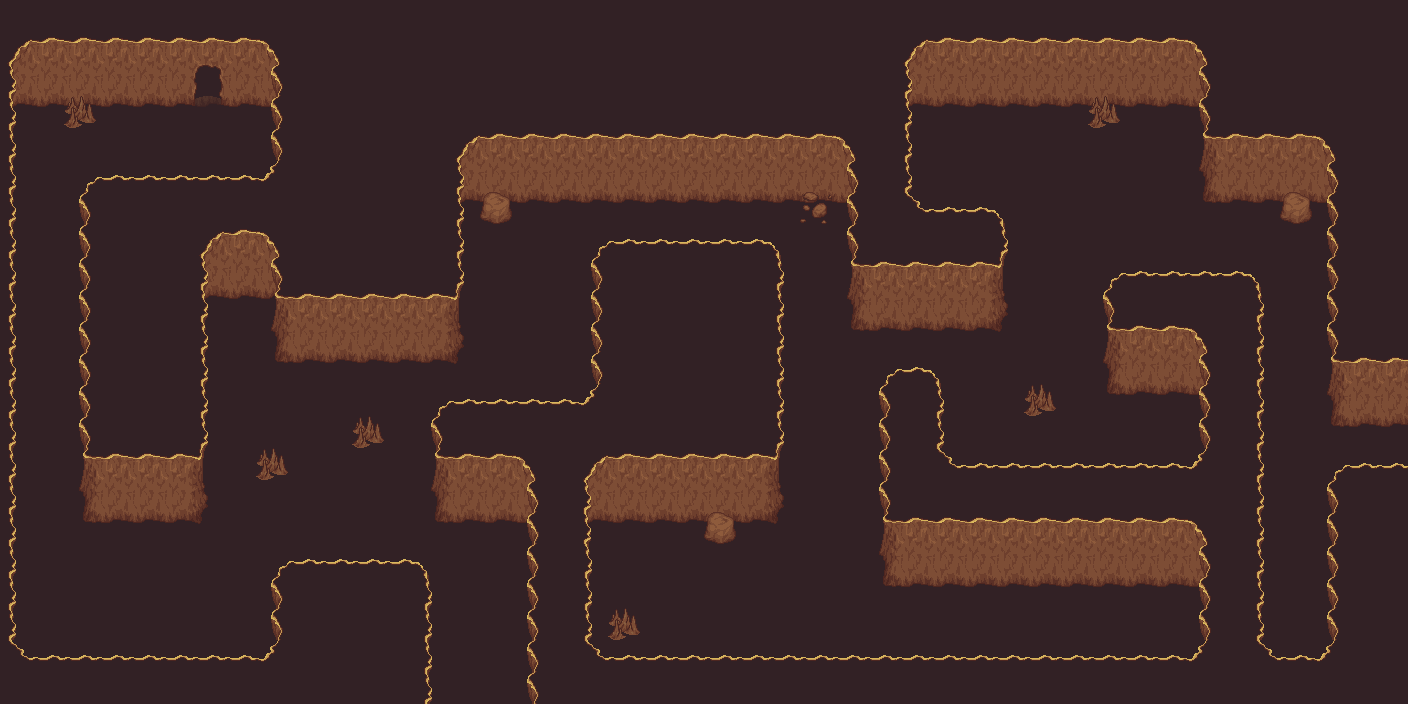

The image is a tile-based game level rendered from a .tmx file. Its description and source (layers, tilesets, objects; grid data summarised) follow:
An orthogonal 44x22 tile map with 32x32 px tiles, 4 tile layers (dark_floor, walls, walls overlay, overlay), 3 tilesets and 9 objects (3x exit, player).

<map version="1.0" orientation="orthogonal" width="44" height="22" tilewidth="32" tileheight="32">
 <properties>
  <property name="background_color" value="black" />
 </properties>
 <tileset firstgid="1" name="mountains" tilewidth="32" tileheight="32">
  <image source="../img/mountains.png" width="384" height="288" />
 </tileset>
 <tileset firstgid="109" name="hole" tilewidth="32" tileheight="32">
  <image source="../img/hole.png" width="96" height="192" />
 </tileset>
 <tileset firstgid="127" name="holek" tilewidth="32" tileheight="32">
  <image source="../img/holek.png" width="96" height="192" />
 </tileset>
 <layer name="dark_floor" width="44" height="22">
  <data>[968 cells, 968 non-empty, 1 distinct tile ids]</data>
 </layer>
 <layer name="walls" width="44" height="22">
  <data>[968 cells, 444 non-empty, 19 distinct tile ids]</data>
 </layer>
 <layer name="walls overlay" width="44" height="22">
  <data>[968 cells, 85 non-empty, 11 distinct tile ids]</data>
 </layer>
 <objectgroup name="objects" width="44" height="22">
  <object name="player" x="466" y="629" width="32" height="32">
   <properties>
    <property name="compose" value="[{&quot;name&quot;:&quot;shadow&quot;,&quot;class&quot;:&quot;game.Shadow&quot;,&quot;image&quot;:&quot;char_shadow&quot;,&quot;spritewidth&quot;:18,&quot;spriteheight&quot;:9},{&quot;name&quot;:&quot;player&quot;},{&quot;name&quot;:&quot;eyes&quot;,&quot;class&quot;:&quot;game.BlinkingEyes&quot;,&quot;image&quot;:&quot;player_eyes&quot;,&quot;spritewidth&quot;:17,&quot;spriteheight&quot;:6,&quot;offsetx&quot;:6,&quot;offsety&quot;:18}]" />
    <property name="image" value="player" />
    <property name="spriteheight" value="36" />
    <property name="spritewidth" value="31" />
   </properties>
  </object>
  <object name="exit" x="435" y="676" width="92" height="24">
   <properties>
    <property name="dir" value="down" />
    <property name="fade" value="black" />
    <property name="location" value="64,108" />
    <property name="to" value="cave_entrance" />
   </properties>
  </object>
  <object name="exit" x="1379" y="431" width="26" height="72">
   <properties>
    <property name="dir" value="right" />
    <property name="fade" value="black" />
    <property name="to" value="winterfell" />
   </properties>
  </object>
  <object name="exit" x="198" y="78" width="22" height="24">
   <properties>
    <property name="dir" value="up" />
    <property name="fade" value="black" />
    <property name="to" value="cave_tiny" />
   </properties>
  </object>
 </objectgroup>
 <layer name="overlay" width="44" height="22">
  <data>[968 cells, 269 non-empty, 9 distinct tile ids]</data>
 </layer>
 <objectgroup name="collision" width="44" height="22">
  <object x="435" y="671">
   <polyline points="-3,25 -4,-65 -162,-64 -161,28 -417,28 -419,-564 -373,-564 -371,-541 -337,-542 -337,-565 -241,-565 -241,-606 -212,-607 -210,-564 -161,-566 -161,-455 -357,-451 -353,-147 -227,-149 -225,-371 -162,-372 -161,-311 24,-309 28,-329 27,-467 44,-468 48,-446 76,-447 77,-469 412,-469 417,-342 575,-342 573,-418 478,-419 475,-565 650,-565 653,-544 683,-544 684,-564 762,-565 766,-467 843,-470 845,-447 876,-448 877,-469 890,-467 894,-241 971,-242 971,-166 895,-166 898,27 832,27 827,-356 672,-355 673,-276 763,-276 764,-172 506,-174 505,-259 450,-259 448,-86 762,-86 764,27 158,28 156,-148 267,-150 271,-125 300,-127 301,-149 346,-149 346,-385 161,-384 164,-231 -2,-228 -1,-146 93,-149 96,29 -2,29" />
  </object>
  <object x="256" y="449" width="30" height="31" />
  <object x="351" y="417" width="33" height="30" />
  <object x="608" y="609" width="30" height="30" />
  <object x="1024" y="384" width="31" height="32" />
 </objectgroup>
</map>
